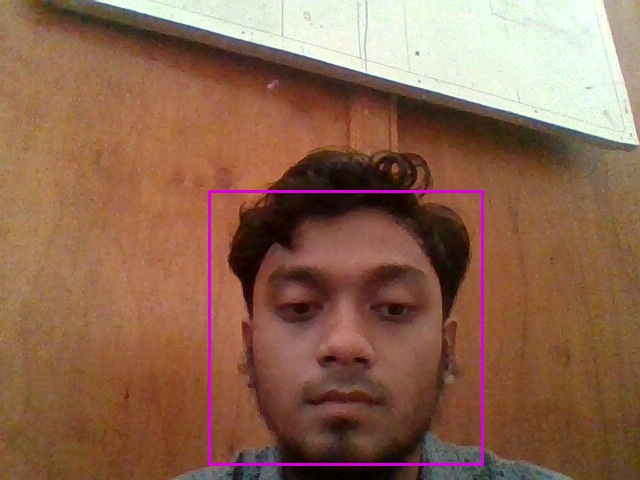
#> input picture datawajah/.wajah.1.1.jpg, 640 x 480 px; its folder holds 4 pictures in this run
$ python trainingdatawajah.py
#> lines starting #> are read from the running program, lines starting #| are printed output that depends on the picture
import cv2, os, numpy as np
from PIL import Image

wajahDir = 'datawajah'
latihDir = 'latihwajah'
def getImagesLabel (path):
#> called with path = 'datawajah'
    imagePaths = [os.path.join (path,f) for f in os.listdir(path)]
    faceSamples = []
    faceIDs = []
    for imagePath in imagePaths :
        PILImg = Image.open(imagePath).convert('L') #convert kedalam grey
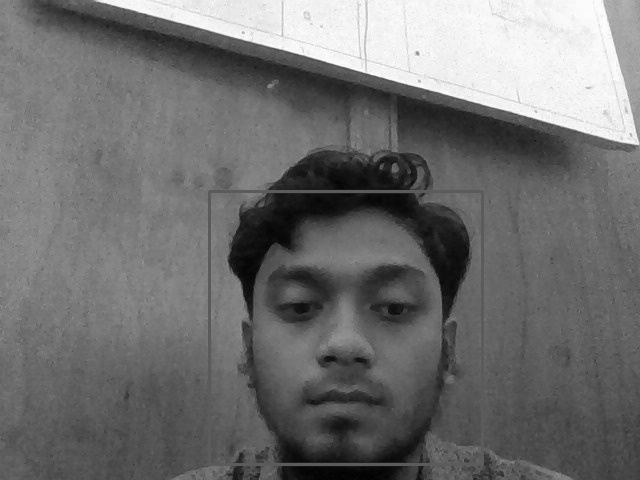
#> PILImg: PIL image 640x480 L; min 1, max 254, mean 111.5
        imgNum = np.array(PILImg, 'uint8' )
        id = os.path.split(imagePath)[-1].split(".")[2]
        faceID = int(id)
        faces = faceDetector.detectMultiScale(imgNum)
#> faces = [[225, 205, 248, 248]]
        for (x, y, w, h) in faces :
            faceSamples.append(imgNum[y:y+h, x:x+w])
            faceIDs.append(faceID)
#> this loop made 1 pass
#> after the loop, faceIDs = [1]; faceSamples = 1 item
#> pass 2 of the loop in getImagesLabel, `for imagePath in imagePaths :`:
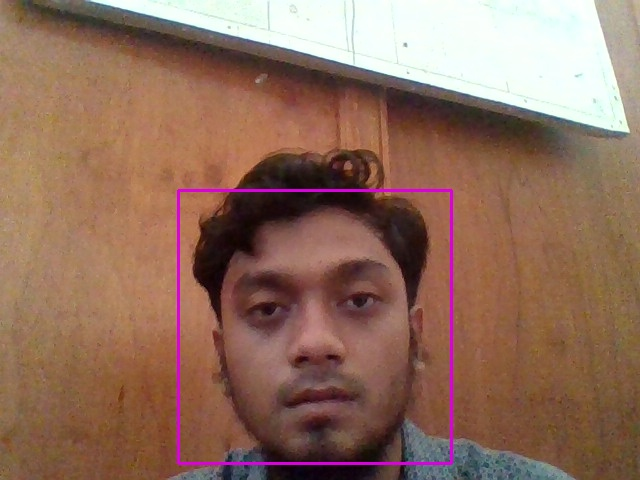
#> input picture datawajah/.wajah.1.10.jpg, 640 x 480 px
#> in getImagesLabel, `PILImg = Image.open(imagePath).convert('L')`:
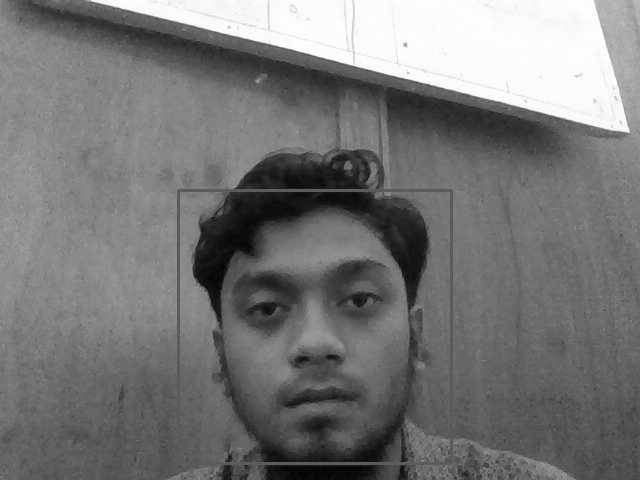
#> PILImg: PIL image 640x480 L; min 4, max 255, mean 118.6
#> faces = [[193, 206, 243, 243]]
#> the loop in getImagesLabel, `for (x, y, w, h) in faces :` made 1 pass
#> after the loop in getImagesLabel, `for (x, y, w, h) in faces :`: faceIDs = [1, 1]; faceSamples = 2 items
#> pass 3 of the loop in getImagesLabel, `for imagePath in imagePaths :`:
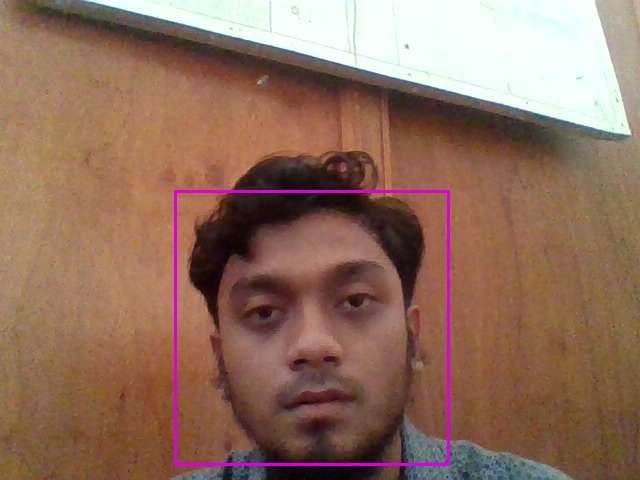
#> input picture datawajah/.wajah.1.11.jpg, 640 x 480 px
#> in getImagesLabel, `PILImg = Image.open(imagePath).convert('L')`:
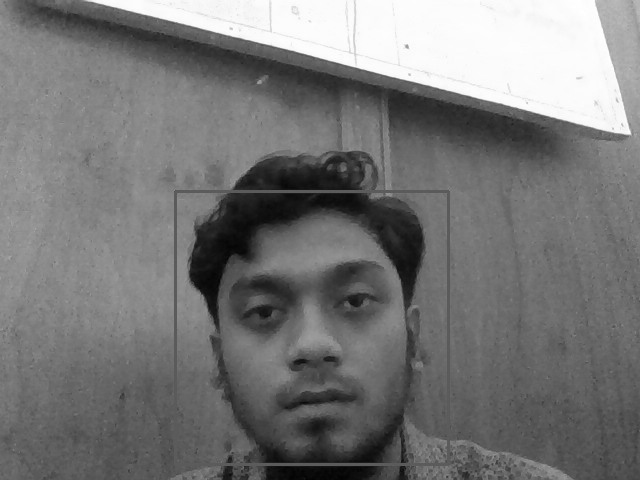
#> PILImg: PIL image 640x480 L; min 2, max 255, mean 118.9
#> faces = [[191, 206, 245, 245]]
#> the loop in getImagesLabel, `for (x, y, w, h) in faces :` made 1 pass
#> after the loop in getImagesLabel, `for (x, y, w, h) in faces :`: faceIDs = [1, 1, 1]; faceSamples = 3 items
#> the loop made 4 passes; the first 3 are shown
    return faceSamples,faceIDs

faceRecognizer = cv2.face.LBPHFaceRecognizer_create()
faceDetector = cv2.CascadeClassifier('haarcascade_frontalface_default.xml')

print("mesin sedang melakukan training data wajah. Tunggu bentar ya")
faces, IDs = getImagesLabel(wajahDir)
faceRecognizer.train(faces, np.array(IDs))

#simpan
#> (the run stopped early here; a loop or call above may not have finished)
